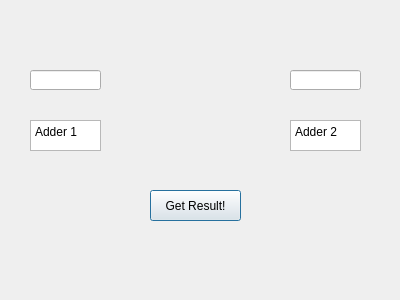
<?xml version="1.0" encoding="UTF-8"?>
<ui version="4.0">
 <class>Dialog</class>
 <widget class="QDialog" name="Dialog">
  <property name="geometry">
   <rect>
    <x>0</x>
    <y>0</y>
    <width>400</width>
    <height>300</height>
   </rect>
  </property>
  <property name="windowTitle">
   <string>Dialog</string>
  </property>
  <widget class="QPushButton" name="GetResultButton">
   <property name="geometry">
    <rect>
     <x>150</x>
     <y>190</y>
     <width>91</width>
     <height>31</height>
    </rect>
   </property>
   <property name="text">
    <string>Get Result!</string>
   </property>
  </widget>
  <widget class="QPlainTextEdit" name="Adder1PT">
   <property name="geometry">
    <rect>
     <x>30</x>
     <y>120</y>
     <width>71</width>
     <height>31</height>
    </rect>
   </property>
   <property name="plainText">
    <string>Adder 1</string>
   </property>
  </widget>
  <widget class="QPlainTextEdit" name="Adder2PT">
   <property name="geometry">
    <rect>
     <x>290</x>
     <y>120</y>
     <width>71</width>
     <height>31</height>
    </rect>
   </property>
   <property name="plainText">
    <string>Adder 2</string>
   </property>
  </widget>
  <widget class="QLineEdit" name="Adder1LE">
   <property name="geometry">
    <rect>
     <x>30</x>
     <y>70</y>
     <width>71</width>
     <height>20</height>
    </rect>
   </property>
  </widget>
  <widget class="QLineEdit" name="Adder2LE">
   <property name="geometry">
    <rect>
     <x>290</x>
     <y>70</y>
     <width>71</width>
     <height>20</height>
    </rect>
   </property>
  </widget>
 </widget>
 <resources/>
 <connections/>
</ui>
